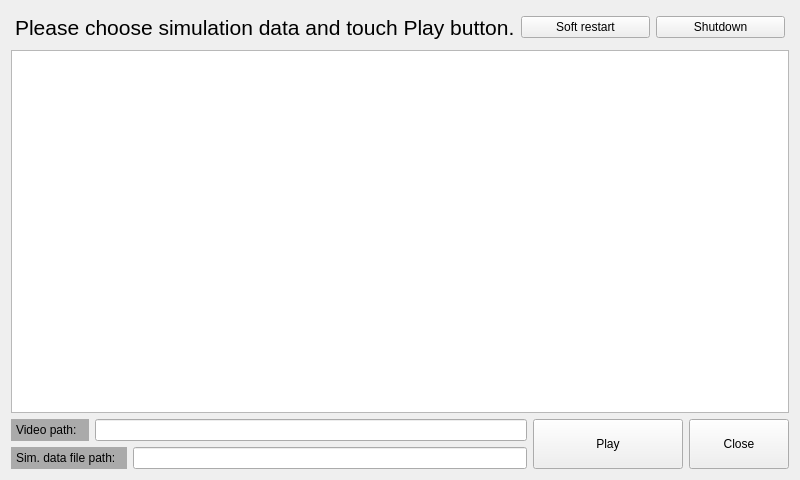
<?xml version="1.0" encoding="UTF-8"?>
<ui version="4.0">
 <class>Simulation</class>
 <widget class="QWidget" name="Simulation">
  <property name="windowModality">
   <enum>Qt::WindowModal</enum>
  </property>
  <property name="geometry">
   <rect>
    <x>0</x>
    <y>0</y>
    <width>800</width>
    <height>480</height>
   </rect>
  </property>
  <property name="minimumSize">
   <size>
    <width>0</width>
    <height>0</height>
   </size>
  </property>
  <property name="baseSize">
   <size>
    <width>740</width>
    <height>115</height>
   </size>
  </property>
  <property name="windowTitle">
   <string>Simulation</string>
  </property>
  <property name="styleSheet">
   <string notr="true"/>
  </property>
  <layout class="QGridLayout" name="gridLayout_2">
   <item row="0" column="0">
    <layout class="QVBoxLayout" name="verticalLayout" stretch="0,10,1">
     <item>
      <layout class="QHBoxLayout" name="horizontalLayout_2">
       <property name="leftMargin">
        <number>4</number>
       </property>
       <property name="topMargin">
        <number>4</number>
       </property>
       <property name="rightMargin">
        <number>4</number>
       </property>
       <property name="bottomMargin">
        <number>4</number>
       </property>
       <item>
        <widget class="QLabel" name="label_2">
         <property name="font">
          <font>
           <pointsize>16</pointsize>
          </font>
         </property>
         <property name="text">
          <string>Please choose simulation data and touch Play button.</string>
         </property>
        </widget>
       </item>
       <item>
        <widget class="QPushButton" name="softRestartBtn">
         <property name="text">
          <string>Soft restart</string>
         </property>
        </widget>
       </item>
       <item>
        <widget class="QPushButton" name="shutdownBtn">
         <property name="text">
          <string>Shutdown</string>
         </property>
        </widget>
       </item>
      </layout>
     </item>
     <item>
      <widget class="QListWidget" name="simDataList">
       <property name="cursor" stdset="0">
        <cursorShape>CrossCursor</cursorShape>
       </property>
       <property name="whatsThis">
        <string notr="true"/>
       </property>
       <property name="showDropIndicator" stdset="0">
        <bool>false</bool>
       </property>
       <property name="iconSize">
        <size>
         <width>80</width>
         <height>80</height>
        </size>
       </property>
       <property name="movement">
        <enum>QListView::Static</enum>
       </property>
       <property name="flow">
        <enum>QListView::LeftToRight</enum>
       </property>
       <property name="isWrapping" stdset="0">
        <bool>true</bool>
       </property>
       <property name="resizeMode">
        <enum>QListView::Adjust</enum>
       </property>
       <property name="spacing">
        <number>8</number>
       </property>
       <property name="viewMode">
        <enum>QListView::IconMode</enum>
       </property>
       <property name="uniformItemSizes">
        <bool>true</bool>
       </property>
       <property name="sortingEnabled">
        <bool>true</bool>
       </property>
      </widget>
     </item>
     <item>
      <layout class="QHBoxLayout" name="horizontalLayout">
       <property name="leftMargin">
        <number>0</number>
       </property>
       <property name="topMargin">
        <number>0</number>
       </property>
       <property name="rightMargin">
        <number>0</number>
       </property>
       <property name="bottomMargin">
        <number>0</number>
       </property>
       <item>
        <layout class="QVBoxLayout" name="verticalLayout_3">
         <property name="leftMargin">
          <number>0</number>
         </property>
         <property name="topMargin">
          <number>0</number>
         </property>
         <property name="rightMargin">
          <number>0</number>
         </property>
         <property name="bottomMargin">
          <number>0</number>
         </property>
         <item>
          <layout class="QHBoxLayout" name="horizontalLayout_3">
           <property name="leftMargin">
            <number>0</number>
           </property>
           <property name="topMargin">
            <number>0</number>
           </property>
           <property name="rightMargin">
            <number>0</number>
           </property>
           <property name="bottomMargin">
            <number>0</number>
           </property>
           <item>
            <widget class="QLabel" name="label">
             <property name="styleSheet">
              <string notr="true">background: #AAAAAA;
padding: 2px;
color: #000;
</string>
             </property>
             <property name="text">
              <string>Video path:  </string>
             </property>
            </widget>
           </item>
           <item>
            <widget class="QLineEdit" name="simDataPathLabel">
             <property name="readOnly">
              <bool>true</bool>
             </property>
            </widget>
           </item>
          </layout>
         </item>
         <item>
          <layout class="QHBoxLayout" name="horizontalLayout_4">
           <property name="leftMargin">
            <number>0</number>
           </property>
           <property name="topMargin">
            <number>0</number>
           </property>
           <property name="rightMargin">
            <number>0</number>
           </property>
           <property name="bottomMargin">
            <number>0</number>
           </property>
           <item>
            <widget class="QLabel" name="label_3">
             <property name="styleSheet">
              <string notr="true">background: #AAAAAA;
padding: 2px;
color: #000;
</string>
             </property>
             <property name="text">
              <string>Sim. data file path:  </string>
             </property>
            </widget>
           </item>
           <item>
            <widget class="QLineEdit" name="videoPathLabel">
             <property name="readOnly">
              <bool>true</bool>
             </property>
            </widget>
           </item>
          </layout>
         </item>
        </layout>
       </item>
       <item>
        <widget class="QPushButton" name="playBtn">
         <property name="sizePolicy">
          <sizepolicy hsizetype="Minimum" vsizetype="Expanding">
           <horstretch>0</horstretch>
           <verstretch>0</verstretch>
          </sizepolicy>
         </property>
         <property name="minimumSize">
          <size>
           <width>150</width>
           <height>0</height>
          </size>
         </property>
         <property name="text">
          <string>Play</string>
         </property>
        </widget>
       </item>
       <item>
        <widget class="QPushButton" name="closeBtn">
         <property name="sizePolicy">
          <sizepolicy hsizetype="Minimum" vsizetype="Expanding">
           <horstretch>0</horstretch>
           <verstretch>0</verstretch>
          </sizepolicy>
         </property>
         <property name="minimumSize">
          <size>
           <width>100</width>
           <height>0</height>
          </size>
         </property>
         <property name="text">
          <string>Close</string>
         </property>
        </widget>
       </item>
      </layout>
     </item>
    </layout>
   </item>
  </layout>
 </widget>
 <resources/>
 <connections/>
</ui>
